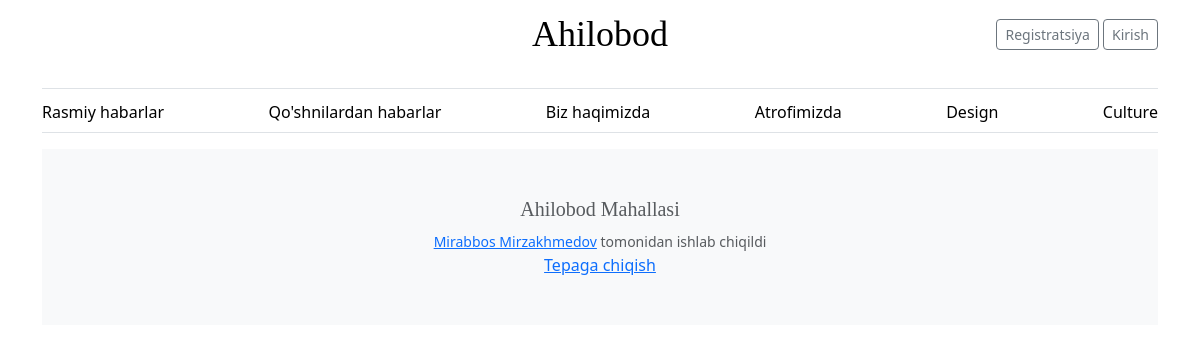
The page /post-neighbors/ on the database as committed earlier.
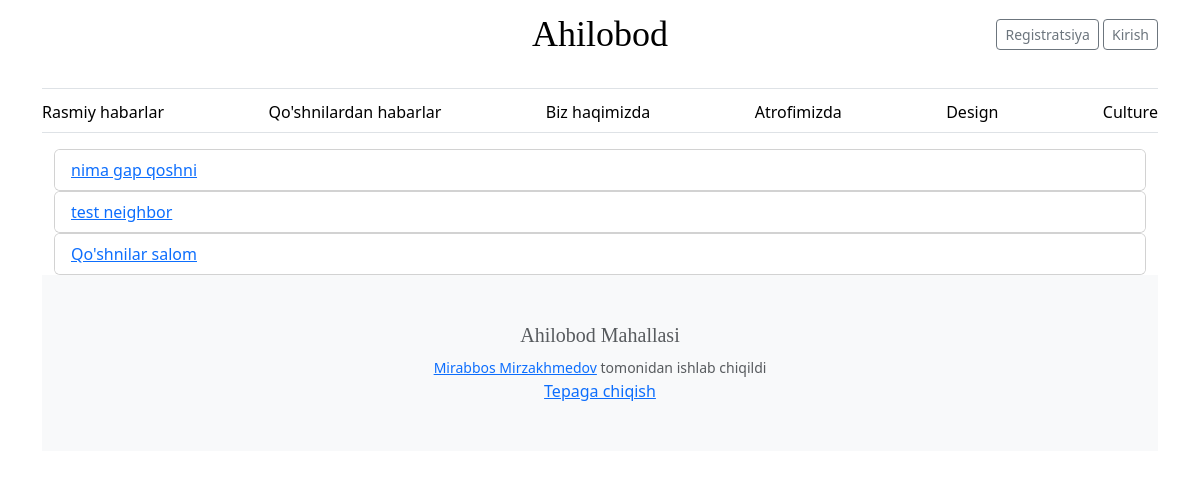
The same page on the database as committed later.
### webapp/models.py (models this page shows)
class PostNeighbors(models.Model):
    n_post_id = models.AutoField(primary_key=True)
    title = models.CharField(max_length=255)
    full_text = RichTextField(blank=True, null=True)
    created_at = models.DateTimeField(default=timezone.now)
    user_id = models.ForeignKey(User, on_delete=models.CASCADE,
                                related_name='neighbors_posts')
    updated_at = models.DateTimeField(auto_now=True)
    image = models.ImageField(upload_to='posts/',
                              default='../../media/posts/default.webp')

### webapp/views.py (the view)
# urls.py: path('post-neighbors/', views.neighbors, name='neighbors'),
def neighbors(request):
    neighbors = PostNeighbors.objects.all().order_by('-created_at')
    data = {
        'title': "Qo'shnilardan yangilik",
        'neighbors': neighbors
    }
    return render(request, 'webapp/neighbors.html', data)

### webapp/templates/webapp/neighbors.html (shortened to what this page needs)
{% extends 'webapp/layout.html' %}
{% block body%}
    {% for neighbor in neighbors %}
        <div class="card">
          <ul class="list-group list-group-flush">
            <li class="list-group-item">
                <a href="{% url 'neighbor-news-detail' neighbor.n_post_id %}">{{ neighbor.title }}</a>
            </li>
          </ul>
        </div>
    {% endfor %}
{% endblock %}

Rows that differ between the two databases and show on the page:
added PostNeighbors: title "nima gap qoshni"
added PostNeighbors: title "test neighbor"
added PostNeighbors: title "Qo'shnilar salom"
